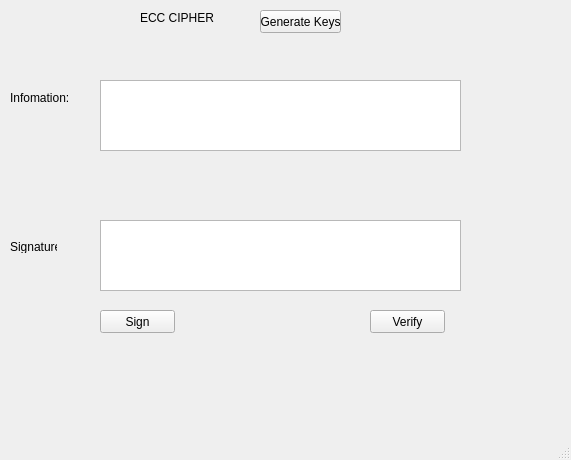
<?xml version="1.0" encoding="UTF-8"?>
<ui version="4.0">
 <class>MainWindow</class>
 <widget class="QMainWindow" name="MainWindow">
  <property name="geometry">
   <rect>
    <x>0</x>
    <y>0</y>
    <width>571</width>
    <height>460</height>
   </rect>
  </property>
  <property name="windowTitle">
   <string>MainWindow</string>
  </property>
  <widget class="QWidget" name="centralwidget">
   <widget class="QPlainTextEdit" name="txtinfo">
    <property name="geometry">
     <rect>
      <x>100</x>
      <y>80</y>
      <width>361</width>
      <height>71</height>
     </rect>
    </property>
   </widget>
   <widget class="QPlainTextEdit" name="txtsign">
    <property name="geometry">
     <rect>
      <x>100</x>
      <y>220</y>
      <width>361</width>
      <height>71</height>
     </rect>
    </property>
   </widget>
   <widget class="QLabel" name="label">
    <property name="geometry">
     <rect>
      <x>140</x>
      <y>10</y>
      <width>81</width>
      <height>16</height>
     </rect>
    </property>
    <property name="text">
     <string>ECC CIPHER</string>
    </property>
   </widget>
   <widget class="QLabel" name="label_2">
    <property name="geometry">
     <rect>
      <x>10</x>
      <y>90</y>
      <width>71</width>
      <height>16</height>
     </rect>
    </property>
    <property name="text">
     <string>Infomation:</string>
    </property>
   </widget>
   <widget class="QLabel" name="label_3">
    <property name="geometry">
     <rect>
      <x>10</x>
      <y>240</y>
      <width>47</width>
      <height>13</height>
     </rect>
    </property>
    <property name="text">
     <string>Signature:</string>
    </property>
   </widget>
   <widget class="QPushButton" name="btngenkey">
    <property name="geometry">
     <rect>
      <x>260</x>
      <y>10</y>
      <width>81</width>
      <height>23</height>
     </rect>
    </property>
    <property name="text">
     <string>Generate Keys</string>
    </property>
   </widget>
   <widget class="QPushButton" name="btnsign">
    <property name="geometry">
     <rect>
      <x>100</x>
      <y>310</y>
      <width>75</width>
      <height>23</height>
     </rect>
    </property>
    <property name="text">
     <string>Sign</string>
    </property>
   </widget>
   <widget class="QPushButton" name="btnverify">
    <property name="geometry">
     <rect>
      <x>370</x>
      <y>310</y>
      <width>75</width>
      <height>23</height>
     </rect>
    </property>
    <property name="text">
     <string>Verify</string>
    </property>
   </widget>
  </widget>
  <widget class="QMenuBar" name="menubar">
   <property name="geometry">
    <rect>
     <x>0</x>
     <y>0</y>
     <width>571</width>
     <height>21</height>
    </rect>
   </property>
  </widget>
  <widget class="QStatusBar" name="statusbar"/>
 </widget>
 <resources/>
 <connections/>
</ui>
